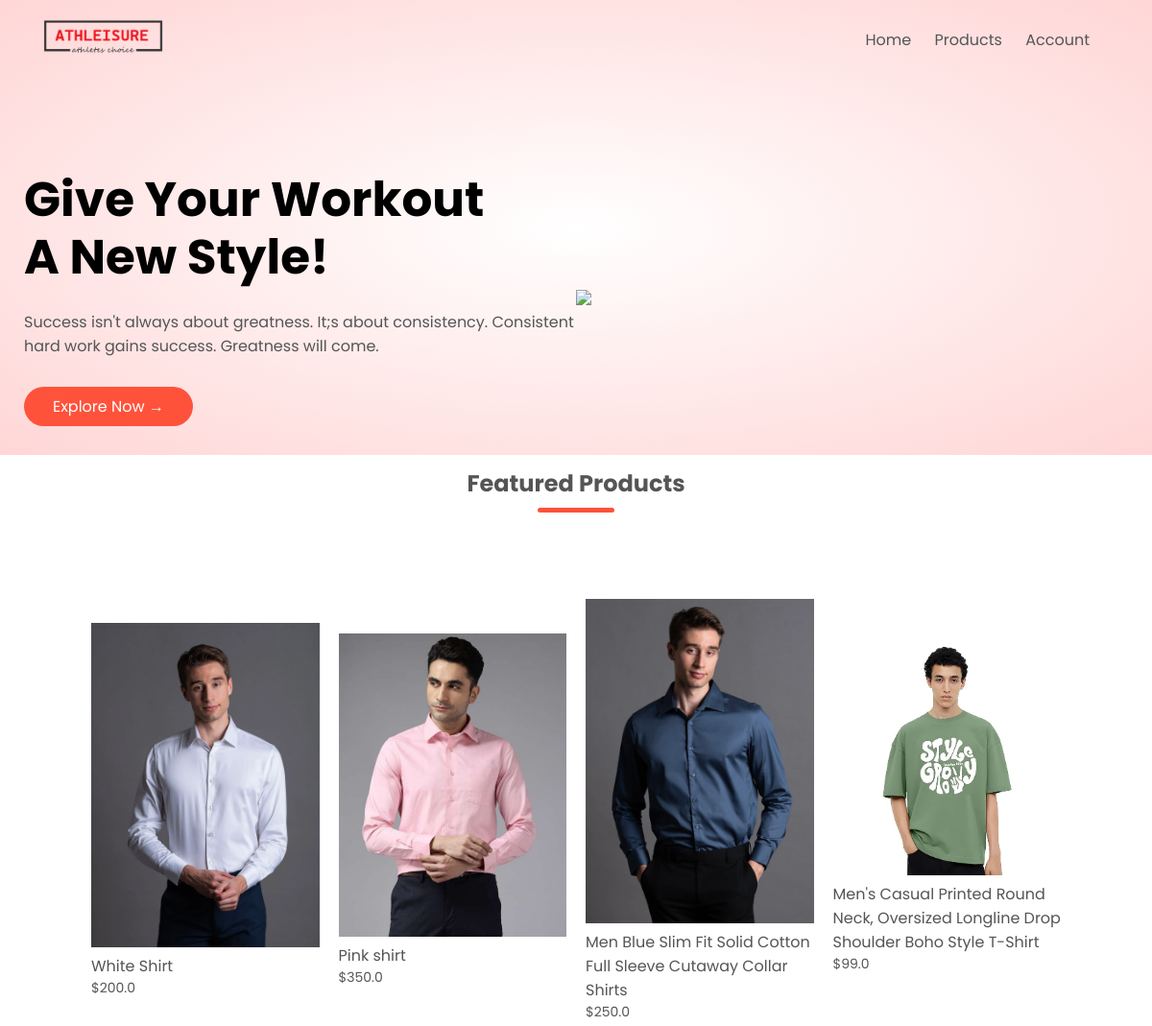
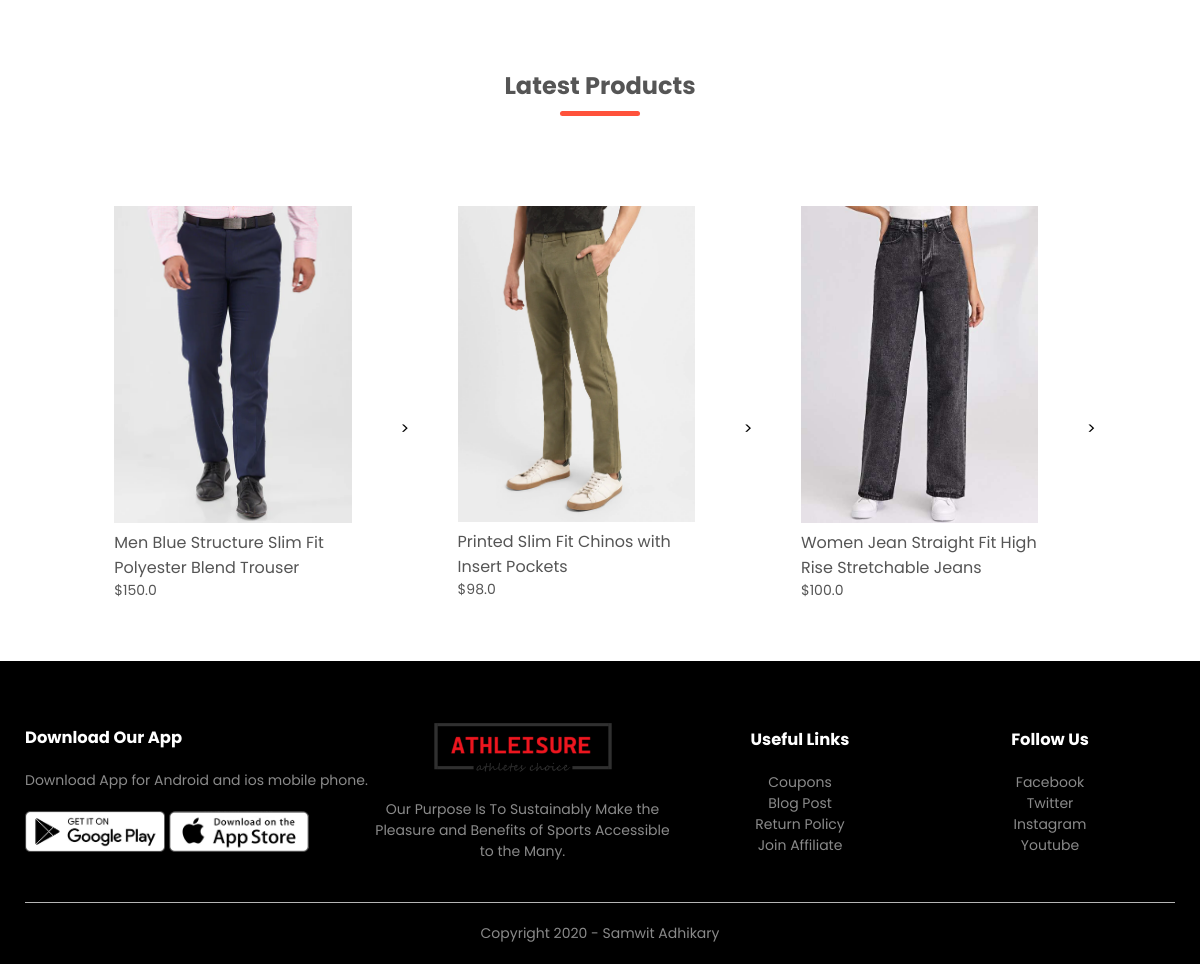
The page / on the database its author committed (2 pictures, top to bottom).
### product/models.py (models this page shows, shortened)
class Product(models.Model):
    LIVE=1
    DELETE=0
    DELETE_CHOICES=((LIVE,'Live'),(DELETE,'Delete'))
    title=models.CharField(max_length=200)
    price=models.FloatField()
    description=models.TextField()
    image=models.ImageField(upload_to='media/')
    priority=models.IntegerField(default=0)
    delete_status=models.IntegerField(choices=DELETE_CHOICES,default=LIVE)
    created_at=models.DateTimeField(auto_now_add=True)
    updated_at=models.DateTimeField(auto_now=True)

### product/views.py (the view)
# urls.py: path('',views.index,name='home'),
def index(request):
    featured_products=Product.objects.order_by('priority')[:4]
    latest_products=Product.objects.order_by('-id')[:3]
    context={
        'featured_products':featured_products,
        'latest_products':latest_products
    }
    return render (request,'index.html',context)

### templates/index.html
{% extends 'Blank_layout.html' %}
{% block banner %}
{% include 'banner_layout.html' %}
{% endblock banner%}
{% block content %}
{% include 'homepage_content.html' %}
{% endblock content%}

### templates/homepage_content.html
  {% load static %}
    <div class="small-container">
        <h2 class="title">Featured Products</h2>
        <div class="row">
            {% for product in featured_products %}
            <div class="col-4">
                <a href="{% url 'detail_products' product.id %}"><img src="{{product.image.url}}"></a>
                <h4>{{product.title}}</h4>
                <p>${{product.price}}</p>
            </div>
            {% endfor %}
        </div>
        <h2 class="title">Latest Products</h2>
        <div class="row">
            {% for product in latest_products %}
            <div class="col-4">
                <a href="{% url 'detail_products' product.id %}"><img src="{{product.image.url}}"></a>
                <h4>{{product.title}}</h4>
                <p>${{product.price}}</p>
            </div>>
            {% endfor %}
        </div>
    </div>

### static/css/style.css (style rules this page uses)
* { margin: 0; padding: 0; box-sizing: border-box; }
body { font-family: 'Poppins', sans-serif; }
a { text-decoration: none; color: #555; }
p { color: #555; }
.row { display: flex; align-items: center; flex-wrap: wrap; justify-content: space-around; }
.small-container { max-width: 1080px; margin: auto; padding-left: 25px; padding-right: 25px; }
.col-4 { flex-basis: 25%; padding: 10px; min-width: 200px; margin-bottom: 50px; transition: transform 0.5s; }
.col-4 img { width: 100%; }
.title { text-align: center; margin: 0 auto 80px; position: relative; line-height: 60px; color: #555; }
.title::after { content: ''; background: #ff523b; width: 80px; height: 5px; border-radius: 5px; position: absolute; bottom: 0; left: 50%; transform: translateX(-50%); }
h4 { color: #555; font-weight: normal; }
.col-4 p { font-size: 14px; }

### rows shown on the page
Product: image (picture), title "White Shirt", price "200.0"
Product: image (picture), title "Pink shirt", price "350.0"
Product: image (picture), title "Men Blue Slim Fit Solid Cotton Full Sleeve Cutaway Collar Shirts", price "250.0"
Product: image (picture), title "Men's Casual Printed Round Neck, Oversized Longline Drop Shoulder Boho Style T-Shirt", price "99.0"
Product: image (picture), title "Men Blue Structure Slim Fit Polyester Blend Trouser", price "150.0"
Product: image (picture), title "Printed Slim Fit Chinos with Insert Pockets", price "98.0"
Product: image (picture), title "Women Jean Straight Fit High Rise Stretchable Jeans", price "100.0"
